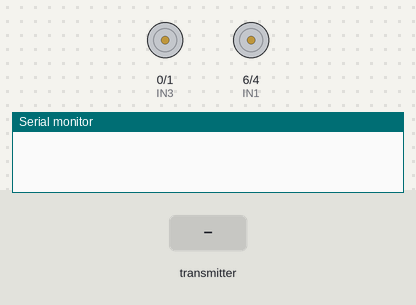
This sketch was run on a simulated ESP32-C3. Shown: motor-driver pin pairs drawn as motors (green arrow = first pin HIGH = forward, orange = second pin HIGH = backward, longer = more drive), the last lines printed to the serial monitor. Inputs (shaded band) come from the test bench.

Above: at 1.2 s.
1.3 s: the transmitter starts sending steering = 0
At 2.5 s:
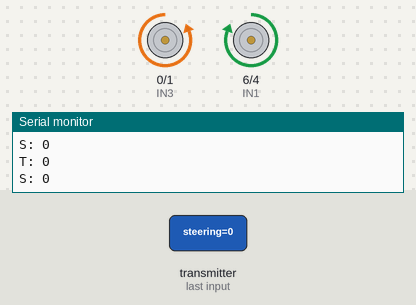
2.8 s: the transmitter starts sending throttle = 4095
At 3.7 s:
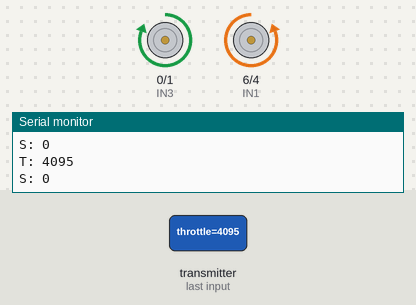
4.3 s: the transmitter starts sending throttle = 0
At 4.8 s:
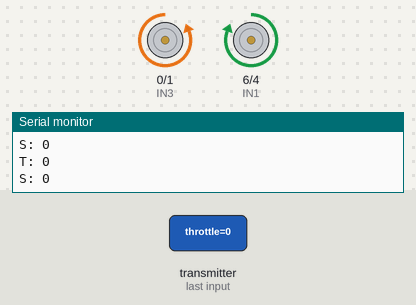
Timing chart, 0 to 7.3 s (numbered marks = the images above; inputs shaded):
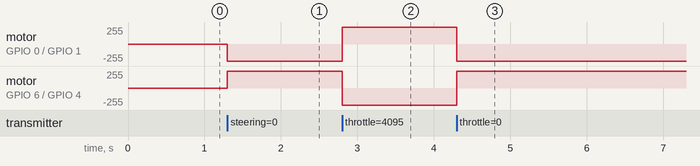

The sketch:

esp32c3-tank.ino
```cpp
#include <esp_now.h>
#include "WiFi.h"

// Pin number which is conncect to DRV8833
int IN1 = 6;
int IN2 = 4;
int IN3 = 0;
int IN4 = 1;
int interval = 0;


typedef struct rc_message {
	int steering;
	int throttle;
};

rc_message transfer_data;

void init_tank() {
   pinMode(IN1, OUTPUT);
   pinMode(IN2, OUTPUT);
   pinMode(IN3, OUTPUT);
   pinMode(IN4, OUTPUT);

   digitalWrite(IN1, LOW);
   digitalWrite(IN2, LOW);
   digitalWrite(IN3, LOW);
   digitalWrite(IN4, LOW);
}

void stop(){
   digitalWrite(IN1, LOW);
   digitalWrite(IN2, LOW);
   digitalWrite(IN3, LOW);
   digitalWrite(IN4, LOW);
}

void forward(){
   digitalWrite(IN1, LOW);
   digitalWrite(IN2, HIGH);
   digitalWrite(IN3, HIGH);
   digitalWrite(IN4, LOW);
}

void backward(){
   digitalWrite(IN1, HIGH);
   digitalWrite(IN2, LOW);
   digitalWrite(IN3, LOW);
   digitalWrite(IN4, HIGH);
}

void turn_left(){
   digitalWrite(IN1, LOW);
   digitalWrite(IN2, HIGH);
   digitalWrite(IN3, LOW);
   digitalWrite(IN4, HIGH);
}

void turn_right(){
   digitalWrite(IN1, HIGH);
   digitalWrite(IN2, LOW);
   digitalWrite(IN3, HIGH);
   digitalWrite(IN4, LOW);
}


void OnDataResv(const uint8_t *mac, const uint8_t *incomingData, int len) {
	memcpy(&transfer_data, incomingData, sizeof(transfer_data));
	Serial.print("T: ");
	Serial.println(transfer_data.throttle);
	Serial.print("S: ");
	Serial.println(transfer_data.steering);
	if (transfer_data.throttle > 2800){
		forward();
	}
	else if (transfer_data.throttle < 2300){
		backward();
	}
	else if (transfer_data.steering < 2300){
		turn_left();
	}
	else if (transfer_data.steering > 2800){
		turn_right();
	}
	else {
		stop();
	}
}


void setup() {
	Serial.begin(115200);

	init_tank();

	WiFi.mode(WIFI_STA);

	if(esp_now_init() != ESP_OK) {
		Serial.println("Error initializing  ESP-now");
	}

	esp_now_register_recv_cb(OnDataResv);

}

void loop() {
}
```

Measured:
- after the input at 1.3 s, motor on GPIO 0 (IN3) / GPIO 1 (IN4): stopped → backward 255/255 at once; motor on GPIO 6 (IN1) / GPIO 4 (IN2): stopped → forward 255/255 at once
- after the input at 2.8 s, motor on GPIO 0 (IN3) / GPIO 1 (IN4): backward 255/255 → forward 255/255 at once; motor on GPIO 6 (IN1) / GPIO 4 (IN2): forward 255/255 → backward 255/255 at once
- after the input at 4.3 s, motor on GPIO 0 (IN3) / GPIO 1 (IN4): forward 255/255 → backward 255/255 at once; motor on GPIO 6 (IN1) / GPIO 4 (IN2): backward 255/255 → forward 255/255 at once
